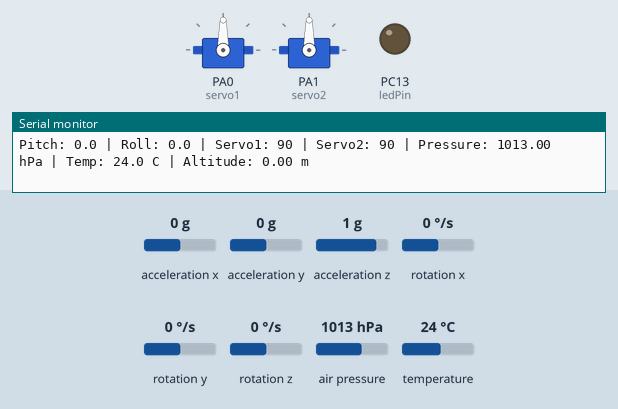
The sketch below on a simulated STM32 Blue Pill. On the bench: 2 × servo, output pins drawn as LEDs (lit = HIGH), the last lines printed to the serial monitor. Inputs (shaded band) come from the test bench; at power-on: acceleration x 0 g, acceleration y 0 g, acceleration z 1 g, rotation x 0 °/s, rotation y 0 °/s, rotation z 0 °/s, air pressure 1013 hPa, temperature 24 °C.

Above: at 6.2 s.
6.3 s: acceleration x set to -1.4 g
At 8.5 s:
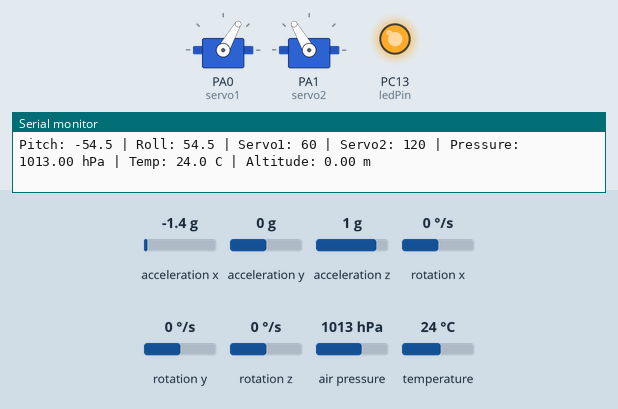
9.3 s: acceleration x set to 0.8 g
At 10.5 s:
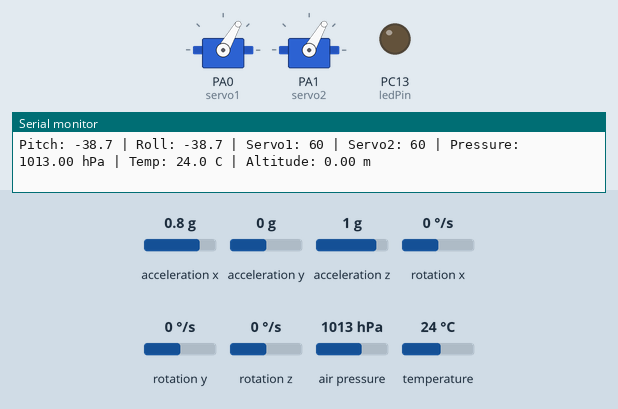
12.3 s: acceleration x set to -0.8 g
At 14.1 s:
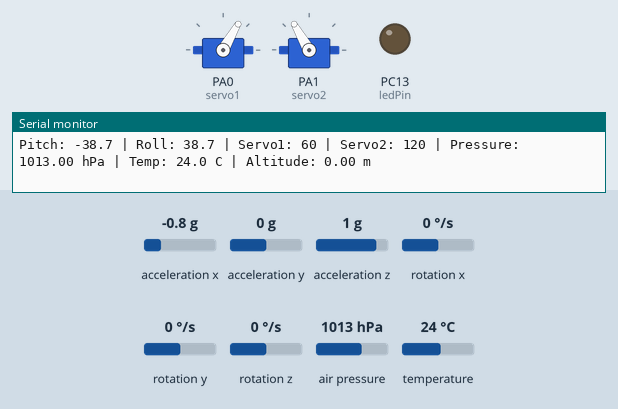
14.8 s: acceleration y set to -1.4 g
At 16.0 s:
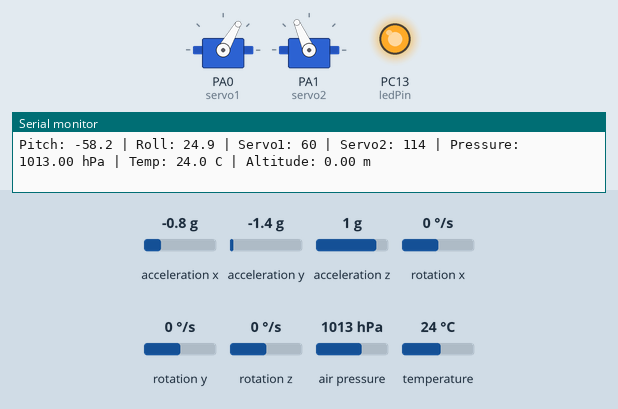
17.8 s: acceleration x set to 0 g
At 19.2 s:
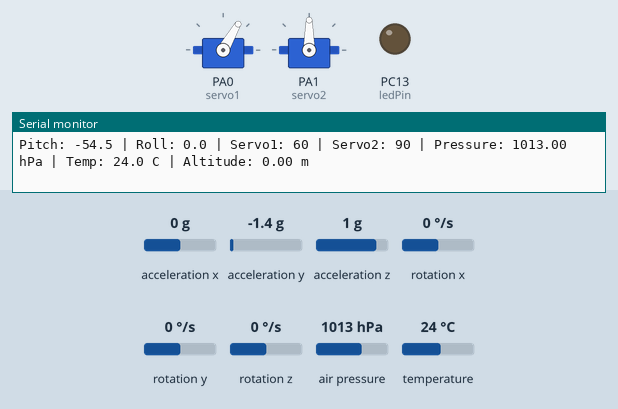
20.8 s: acceleration x set to 1.4 g
At 24.5 s:
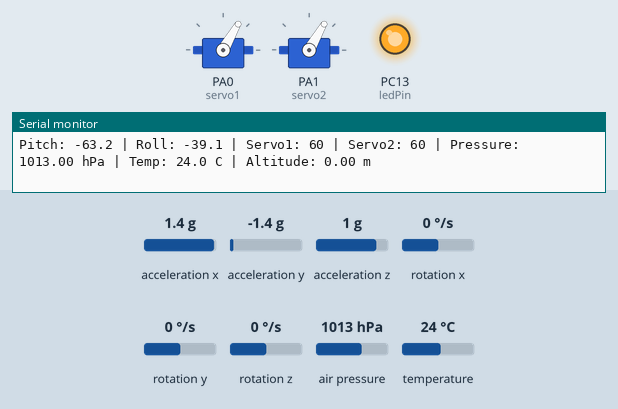
Timing chart, 0 to 24.8 s (numbered marks = the images above; inputs shaded):
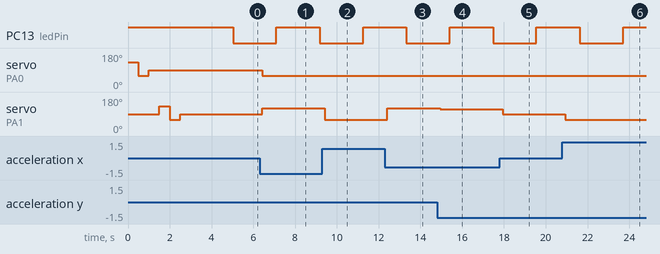

The sketch:

FC.ino
```cpp
#include <Wire.h>
#include <Servo.h>
#include <MPU6050.h>
#include <Adafruit_BMP085_U.h>
#include <Adafruit_Sensor.h>

const int minAngle = 60;
const int maxAngle = 120;
const int ledPin = PC13; // LED pin

unsigned long previousLEDTime = 0;
const unsigned long ledInterval = 2000;
bool ledState = false;

float pitchOffset = 0;
float rollOffset = 0;
float groundPressure = 1013.25; // Ground reference pressure in hPa

Servo servo1; // Servo 1
Servo servo2; // Servo 2

MPU6050 mpu;
Adafruit_BMP085_Unified bmp = Adafruit_BMP085_Unified(10085);

// Map float values (like Arduino's map() but for float)
float mapFloat(float x, float in_min, float in_max, float out_min, float out_max) {
  return (x - in_min) * (out_max - out_min) / (in_max - in_min) + out_min;
}

void setup() {
  Serial.begin(115200);
  pinMode(ledPin, OUTPUT);
  digitalWrite(ledPin, HIGH);

  servo1.attach(A0);
  servo2.attach(A1);

  // Servo test motion
  servo1.write(130); delay(500);
  servo1.write(60); delay(500);
  servo1.write(90); delay(500);

  servo2.write(130); delay(500);
  servo2.write(60); delay(500);
  servo2.write(90); delay(500);

  // Initialize I2C
  Wire.begin();
  mpu.initialize();
  if (!mpu.testConnection()) {
    Serial.println("MPU6050 connection failed!");
  } else {
    Serial.println("MPU6050 connected.");
  }

  if (!bmp.begin()) {
    Serial.println("BMP180 not found. Check wiring.");
  } else {
    Serial.println("BMP180 connected.");

    // Set ground pressure reference
    sensors_event_t event;
    bmp.getEvent(&event);
    if (event.pressure) {
      groundPressure = event.pressure;
      Serial.print("Ground pressure set to: ");
      Serial.print(groundPressure);
      Serial.println(" hPa (reference for 0m altitude)");
    } else {
      Serial.println("Failed to read ground pressure for altitude calibration.");
    }
  }

  // Calibrate MPU6050
  Serial.println("Calibrating MPU6050 (2s)...");
  float pitchSum = 0, rollSum = 0;
  int samples = 0;
  unsigned long startTime = millis();
  while (millis() - startTime < 2000) {
    int16_t ax, ay, az, gx, gy, gz;
    mpu.getMotion6(&ax, &ay, &az, &gx, &gy, &gz);

    // NOTE: Update this if your MPU orientation changes!
    float pitch = atan2(az, sqrt(ax * ax + ay * ay)) * 180.0 / PI;
    float roll  = atan2(-ax, sqrt(ay * ay + az * az)) * 180.0 / PI;

    pitchSum += pitch;
    rollSum += roll;
    samples++;
    delay(10);
  }
  pitchOffset = pitchSum / samples;
  rollOffset = rollSum / samples;
  Serial.print("Pitch Offset: "); Serial.println(pitchOffset);
  Serial.print("Roll Offset: "); Serial.println(rollOffset);

  Serial.println("System ready.");
}

void loop() {
  unsigned long currentTime = millis();
  if (currentTime - previousLEDTime >= ledInterval) {
    previousLEDTime = currentTime;
    ledState = !ledState;
    digitalWrite(ledPin, ledState ? LOW : HIGH);
  }

  // Read MPU6050 data
  int16_t ax, ay, az, gx, gy, gz;
  mpu.getMotion6(&ax, &ay, &az, &gx, &gy, &gz);

  // Change these lines if MPU orientation is different
  float pitch = atan2(az, sqrt(ax * ax + ay * ay)) * 180.0 / PI - pitchOffset;
  float roll  = atan2(-ax, sqrt(ay * ay + az * az)) * 180.0 / PI - rollOffset;

  // Use float mapping for precision
  int angleOffsetX = constrain((int)mapFloat(pitch, -40.0, 40.0, -40.0, 40.0), -40, 40);
  int angleOffsetY = constrain((int)mapFloat(roll, -40.0, 40.0, -40.0, 40.0), -40, 40);

  int servo1Angle = constrain(90 + angleOffsetX, minAngle, maxAngle);
  int servo2Angle = constrain(90 + angleOffsetY, minAngle, maxAngle);

  servo1.write(servo1Angle);
  servo2.write(servo2Angle);

  // Read BMP180 sensor
  sensors_event_t event;
  bmp.getEvent(&event);
  float temperature;
  bmp.getTemperature(&temperature);

  Serial.print("Pitch: "); Serial.print(pitch, 1);
  Serial.print(" | Roll: "); Serial.print(roll, 1);
  Serial.print(" | Servo1: "); Serial.print(servo1Angle);
  Serial.print(" | Servo2: "); Serial.print(servo2Angle);

  if (event.pressure) {
    float altitude = bmp.pressureToAltitude(groundPressure, event.pressure, temperature);
    Serial.print(" | Pressure: "); Serial.print(event.pressure);
    Serial.print(" hPa | Temp: "); Serial.print(temperature, 1); Serial.print(" C");
    Serial.print(" | Altitude: "); Serial.print(altitude, 2); Serial.println(" m");
  } else {
    Serial.println(" | BMP180 read error");
  }

  delay(200);
}
```

Measured:
- after the input at 6.3 s, servo on PA0 (servo1): 90° → 60° after 0.12 s; servo on PA1 (servo2): 90° → 120° after 0.12 s
- after the input at 9.3 s, servo on PA1 (servo2): 120° → 60° after 0.12 s
- after the input at 12.3 s, servo on PA1 (servo2): 60° → 120° after 0.11 s
- after the input at 14.8 s, servo on PA1 (servo2): 120° → 114° after 0.15 s
- after the input at 17.8 s, servo on PA1 (servo2): 114° → 90° after 0.15 s
- after the input at 20.8 s, servo on PA1 (servo2): 90° → 60° after 0.14 s
